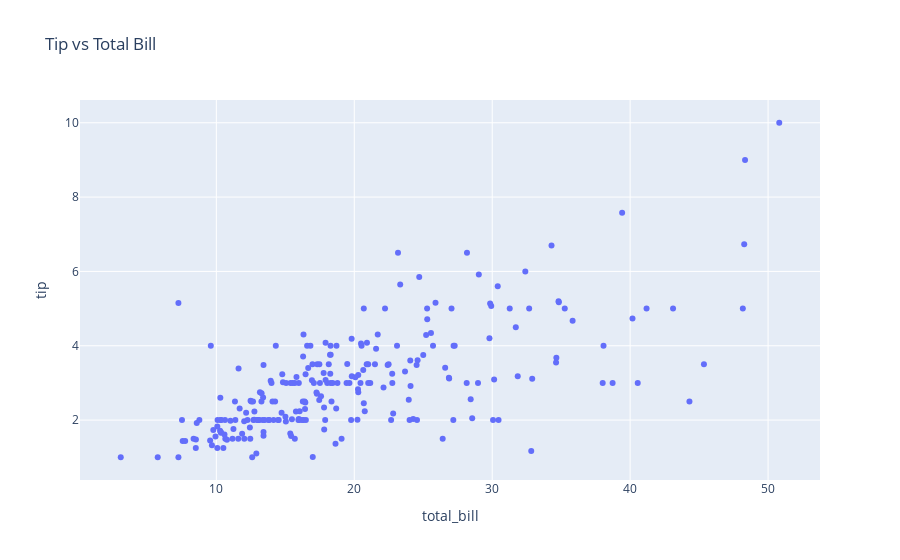

Notebook code for this chart:
### Code cell
# Scatter plot example
fig = px.scatter(df, x='total_bill', y='tip', hover_data=['day'], title="Tip vs Total Bill")
fig.show()

### Figure 1 — Plotly figure (JSON) as saved in the notebook; plotly's stock layout.template omitted (floating-point values rounded to 4 significant figures; data arrays with more than 128 entries replaced by an {"elided": "..."} marker saying what was removed)
{"data": [{"customdata": {"elided": "244x1 str values"}, "hovertemplate": "total_bill=%{x}<br>tip=%{y}<br>day=%{customdata[0]}<extra></extra>", "legendgroup": "", "marker": {"color": "#636efa", "symbol": "circle"}, "mode": "markers", "name": "", "orientation": "v", "showlegend": false, "type": "scatter", "x": {"elided": "244 float values"}, "xaxis": "x", "y": {"elided": "244 float values"}, "yaxis": "y"}], "layout": {"legend": {"tracegroupgap": 0}, "title": {"text": "Tip vs Total Bill"}, "xaxis": {"anchor": "y", "domain": [0, 1], "title": {"text": "total_bill"}}, "yaxis": {"anchor": "x", "domain": [0, 1], "title": {"text": "tip"}}}}
